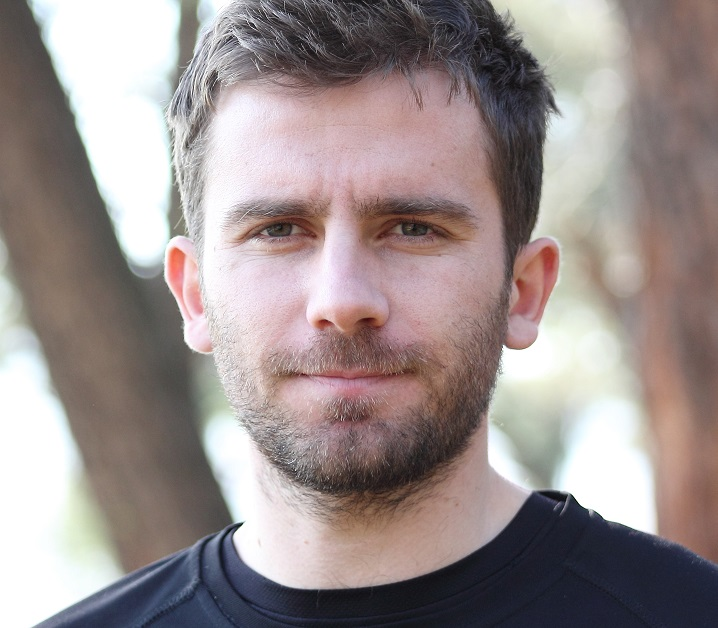
#> input picture photo.jpg, 718 x 628 px
$ python face_detector.py
#> lines starting #> are read from the running program, lines starting #| are printed output that depends on the picture; after the words box and inside, x2 and y2 are one past the last pixel; in counts of white or black regions, pixels touching at a corner belong together
import cv2
face_cascade =  cv2.CascadeClassifier("haarcascade_frontalface_default.xml")
#will search image for face and return the coordinates and size of face, and draw a rectangle for the face.
img=cv2.imread("photo.jpg")
#> img is the input picture: shape (628, 718, 3); mean B, G, R 142, 143.2, 154.6


gray_img=cv2.cvtColor(img, cv2.COLOR_BGR2GRAY) #convert original image to grayscale
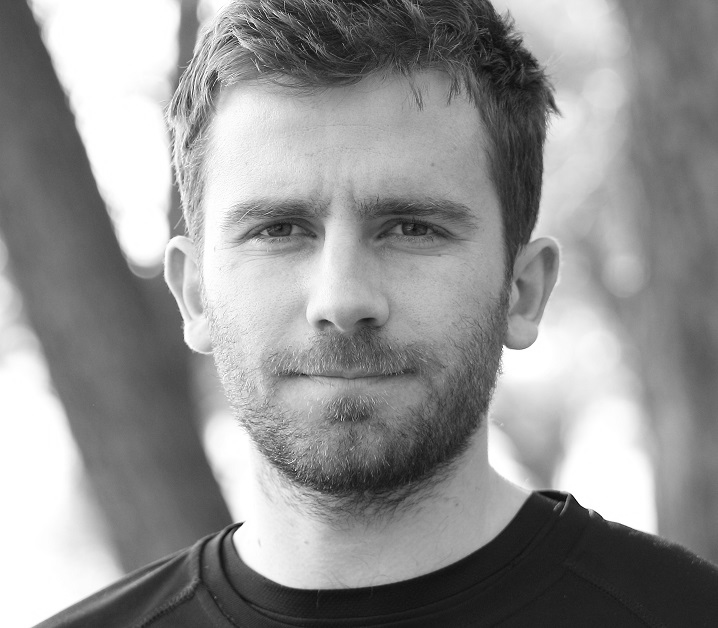
#> gray_img: shape (628, 718); min 2, max 255, mean 146.4

#create variable to store the height and width and coordinates of face
#what this does is to search for faces in different scales of the picture. Higher value = greater accuracy
#creates an array to store the detected box
faces = face_cascade.detectMultiScale(gray_img,
scaleFactor=1.05,
minNeighbors=5)
#> faces = [[157, 84, 379, 379]]
#usually these two are the values used

for x, y, w, h in faces:
    img= cv2.rectangle(img, (x, y), (x+w, y+h), (0,255,0), 3)
#> this loop made 1 pass
#> pass 1, `img= cv2.rectangle(img, (x, y), (x+w, y+h), (0,255,0), 3)`:
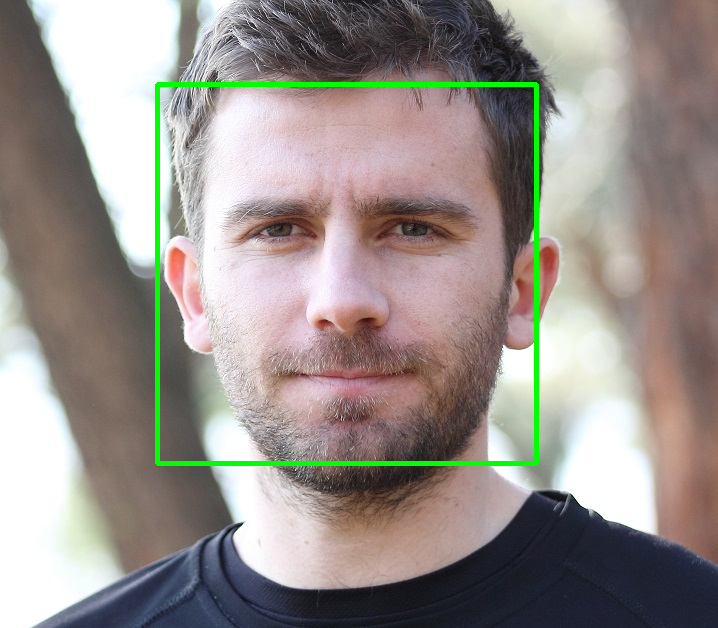
#> img: shape (628, 718, 3); 1.68% of pixels changed, all inside (x1, y1, x2, y2) = (155, 82, 539, 466)
    #(image name, top left corner, bottom right corner, color, width of line)

print(type(faces))
#| <class 'numpy.ndarray'>
print(faces)
#| [[157  84 379 379]]

resized = cv2.resize(img, (int(img.shape[1]/3), int(img.shape[0]/3)))
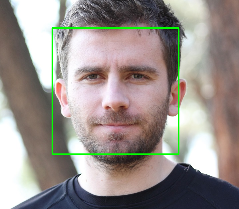
#> resized: shape (209, 239, 3); mean B, G, R 139.8, 144.9, 152.2

cv2.imshow("Gray", resized)
cv2.waitKey(0)
cv2.destroyAllWindows()

$ run again, with Lighthouse.jpg copied over photo.jpg
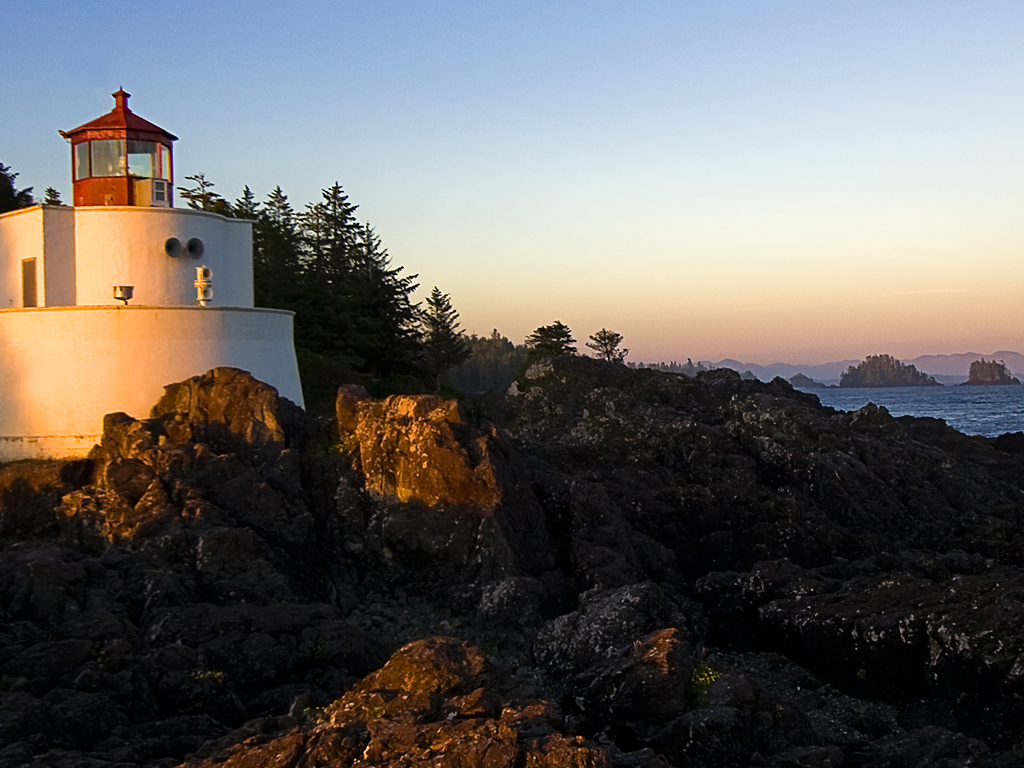
#> input picture Lighthouse.jpg, 1024 x 768 px
#> img is the input picture: shape (768, 1024, 3); mean B, G, R 98.4, 100.9, 104.2
#> `gray_img=cv2.cvtColor(img, cv2.COLOR_BGR2GRAY)`:
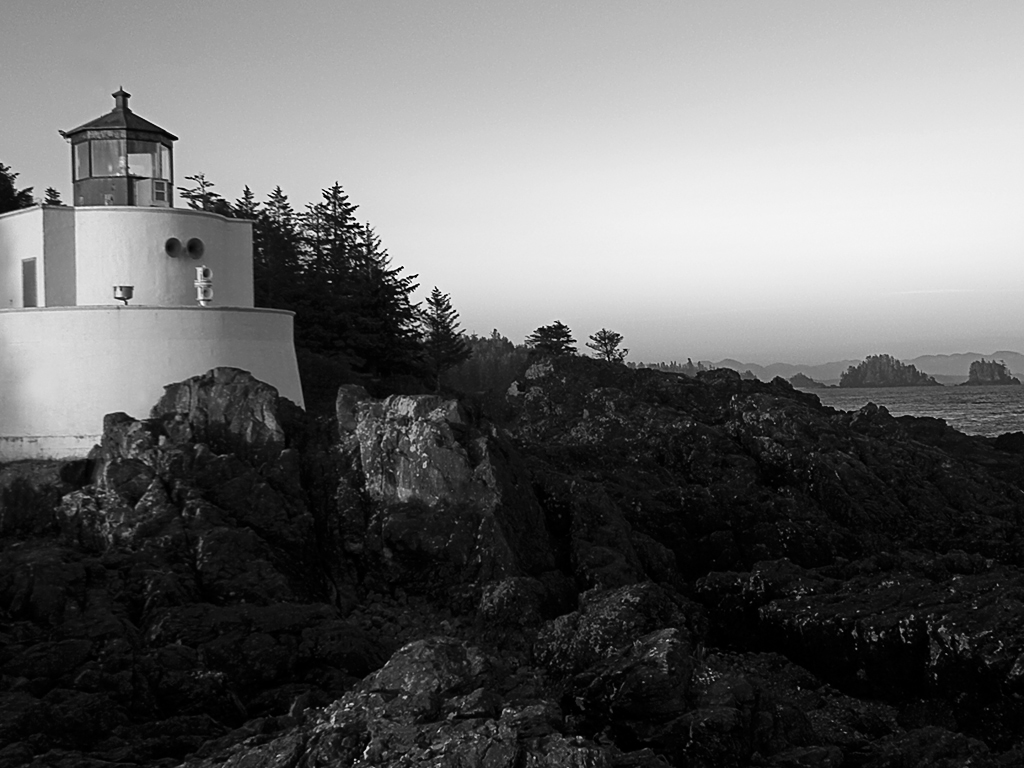
#> gray_img: shape (768, 1024); min 0, max 255, mean 101.6
#> faces = [[347, 387, 84, 84]]
#> the loop `for x, y, w, h in faces:` made 1 pass
#| <class 'numpy.ndarray'>
#| [[347 387  84  84]]
#> `resized = cv2.resize(img, (int(img.shape[1]/3), int(img.shape[0]/3)))`:
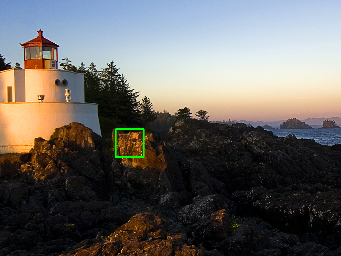
#> resized: shape (256, 341, 3); mean B, G, R 98.4, 101.4, 104.1

$ run again, with galaxy.jpg copied over photo.jpg
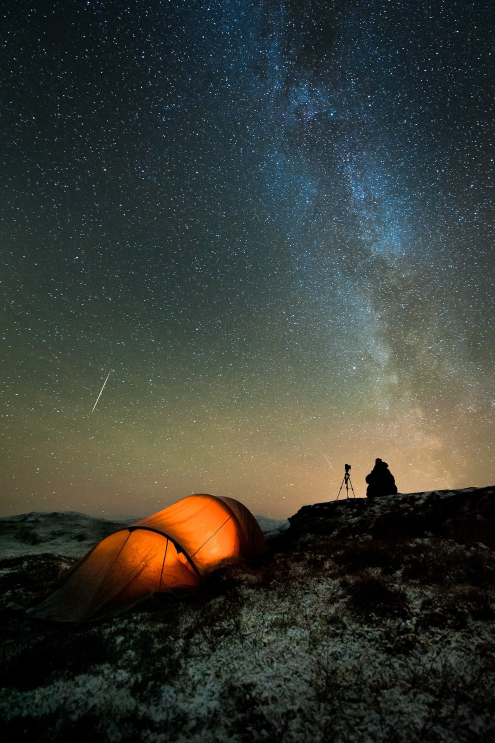
#> input picture galaxy.jpg, 990 x 1485 px (shown at 1/2 size)
#> img is the input picture: shape (1485, 990, 3); mean B, G, R 53.4, 60.3, 56.8
#> `gray_img=cv2.cvtColor(img, cv2.COLOR_BGR2GRAY)`:
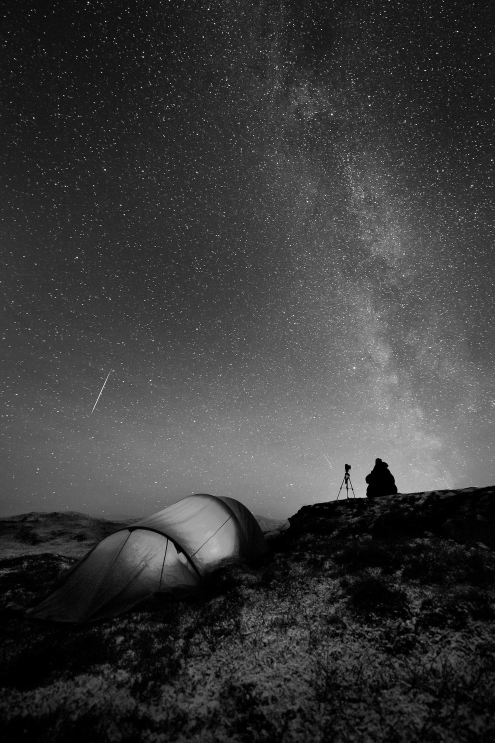
#> gray_img: shape (1485, 990) (shown at 1/2 size); min 0, max 255, mean 58.5
#> faces = [[796, 779, 39, 39]]
#> the loop `for x, y, w, h in faces:` made 1 pass
#| <class 'numpy.ndarray'>
#| [[796 779  39  39]]
#> `resized = cv2.resize(img, (int(img.shape[1]/3), int(img.shape[0]/3)))`:
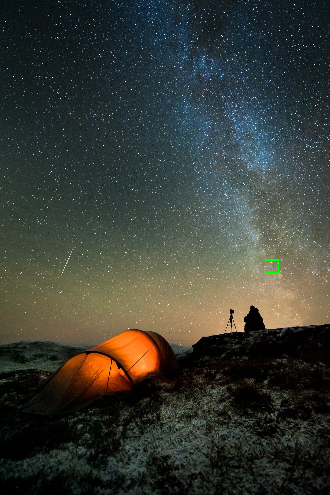
#> resized: shape (495, 330, 3); mean B, G, R 53.3, 60.4, 56.7
